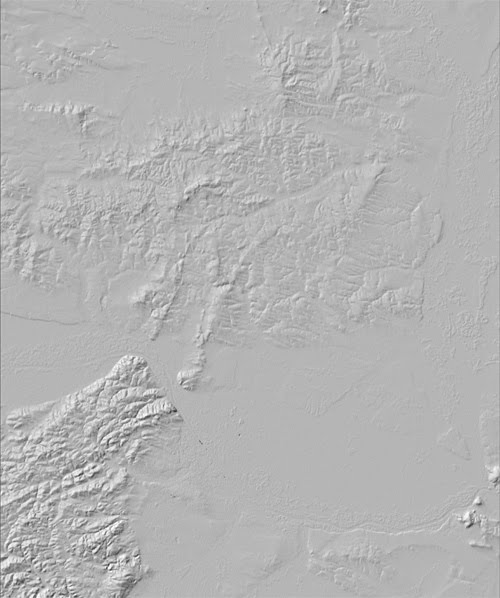
%> input picture Exercise 04/Earth1.jpg, 500 x 598 px
$ octave MyModelForEx4.m   (GNU Octave 9; MATLAB toolbox functions it lacks are replaced by stand-ins)
%> lines starting %> are read from the running program, lines starting %| are printed output that depends on the picture
### Exercise 04/acu2Dpro.m
function recfield=acu2Dpro(model,source,simul);

%  Version 6 - Sep 2020
%  Version 7 - Mar 2021 (random signal) source
% -------------------------------------------------------------------------
%       Acoustic wave equation finite diference simulator
% -------------------------------------------------------------------------
%
% The user defines the velocity model, the source and simulation parameters
% The program displays the "evolving" acoustic pressure field amplitude
% in a movie-like figure (snapshots)
% The user can define an optional set of receivers positions: in this case
% the program outputs the pressure recorded at the receivers
% (seismic traces). The receivers that are out of the model are
% automatically rejected, and so the seismic traces can be less than the
% input receivers: the output structure contains the actual position of the
% 'valid' receivers
%
% -------------------------------------------------------------------------
% 1. Model parameters in structure 'model'
%
% Compulsory parameters
% model.x: vector of x grid coordinates [m], Nx elements
% model.z: vector of z grid coordinates [m], Nz elements
% model.vel: matrix of velocity values [m/s], (Nz,Nx) elements
%
% Optional parameters
% model.recx: vector of x grid coordinates of receivers [m], Nr elements
% model.recz: vector of z grid coordinates of receivers [m], Nr elements
% model.dtrec: max time sampling for rec traces [s]
%
% -------------------------------------------------------------------------
% 2. Source parameters in structure 'source'
% source coordinates are rounded to nearest grid point
% all of them can be vectors, in order to simulate multiple sources
%
% Compulsory parameters
% source.x:  x coordinate of source [m]
% source.z:  z coordinate of source [m]
% source.f0: central frequency of source Ricker wavelet [Hz]
% source.t0: time of source emission (referred to max peak of Ricker)
% source.type: 1 is Ricker, 2 is sinusoid at frequency source.f0
% source.amp: multiplier of source amplitude
%
% -------------------------------------------------------------------------
% 3. Simulation and graphic parameters in structure 'simul'
%
% simul.timeMax:     max simulation time [s]
% simul.borderAlg:   Absorbing boundaries (Yes:1, No:0)
% simul.printRatio:  pressure map shown every printRatio comput. time steps
% simul.higVal:  colormap between -highVal and + highVal (from 0 to 1)
% simul.lowVal:  values between -lowVal and +lowVal zeroed (from 0 to 1)
% simul.bkgVel:  velocity matrix as  a "shadow" in the images (1:yes, 0:no)
%
% Optional parameters
% simul.cmap:    colormap (default 'gray')
%
%-------------%

[Nz,Nx] = size(model.vel);      %calcolo le dimensioni del modello

m0   = zeros(Nz,Nx);      % matrice di simulazione
m1   = zeros(Nz,Nx);      % matrice di simulazione
m2   = zeros(Nz,Nx);      % matrice di simulazione

model.Nx = Nx;
model.Nz = Nz;

vMax = max(max(model.vel));           % velocità massima
vMin = min(min(model.vel));           % velocità minima

dx = model.x(2)-model.x(1);
x0 = model.x(1);
dz = model.z(2)-model.z(1);
z0 = model.z(1);

f0 = source.f0;
t0 = source.t0;
Nsource = numel(source.amp);


dt=0.95*sqrt(1/2)*min(dx,dz)/vMax;  % Campionamento temporale, dalla formula di stabilità

% round source position to nearest point in the velocity grid
for kkk=1:Nsource,
  [MM,Ix_source(kkk)]=min(abs(source.x(kkk)-model.x));
  [MM,Iz_source(kkk)]=min(abs(source.z(kkk)-model.z));
end

recfield               = {};
model.compute_recfield = 0;
saveratio              = 0;
Nr                     = 0;
Nr1                    = 0;

if isfield(model,'recx'),
  Nr  = numel(model.recx);
  Nr1 = 0;
  for k=1:Nr;

    if (model.recx(k)>max(model.x)) || (model.recx(k)<min(model.x)) || ...
        (model.recz(k)>max(model.z)) || (model.recz(k)<min(model.z)),
      disp('Receiver out of model removed')
      continue
    end

    %     model.recIx(k)=Ix_rec;
    %     model.recIz(k)=Iz_rec;
    Nr1=Nr1+1;
    [MM,Ix_rec(Nr1)]=min(abs(model.recx(k)-model.x));
    [MM,Iz_rec(Nr1)]=min(abs(model.recz(k)-model.z));

    recfield.recx(Nr1)=model.x(Ix_rec(Nr1));
    recfield.recz(Nr1)=model.z(Iz_rec(Nr1));

  end

  if Nr1>0;
    model.compute_recfield=1;

    saveratio=max([1 floor(model.dtrec/dt)]);
    Ntrec=round(simul.timeMax/dt/saveratio);

    recfield.data=zeros(Ntrec,Nr1);
    recfield.time=zeros(1,Ntrec);
  end
end

if isfield(simul,'cmap')==0,
  simul.cmap='gray';
end

%----------------
%-- Check data --
%----------------
if  ((dx>(vMin/(max(f0)*2*8)))||(dz>(vMin/(max(f0)*2*8))))
  disp('************** WARNING: CFL condition not fulfilled');
end

for kkk=1:Nsource,
  if (source.x(kkk)>=max(model.x)) || (source.x(kkk)<=min(model.x)) || ...
      (source.z(kkk)>=max(model.z)) || (source.z(kkk)<=min(model.z))
    disp('***** Error: source on the border or out of model');
    return
  end
end

Idx_t  = 0;                   %Idx_t-esimo istante della simulazione
t_rec  = 0;
t_curr = 0;                  %tempo parziale della simulazione [s]

for kkk=1:Nsource,
  if source.type(kkk)==2 | source.type(kkk)==3 ,
    t_source_end(kkk)=simul.timeMax;
    t_source_start(kkk)=t0(kkk);
  elseif source.type(kkk)==1,
    t_source_start(kkk)=t0(kkk)-2*sqrt(6)/(pi*f0(kkk));
    t_source_end(kkk) = 2*sqrt(6)/(pi*f0(kkk))+t0(kkk);
  end
end

%--------------------------------------------------------------------

nv=zeros(size(model.vel));
if (simul.bkgVel==1)
  nv=-(model.vel/max(max(model.vel)))*simul.higVal/3;
end;

figure;
hh.ax=axes('units','normalized','Position',[0.1 0.2 0.8 0.7],'fontsize',8);
hh.text=uicontrol('style','text','units','normalized',...
  'Position',[0.1 0.01 .3 .06],...
  'string','');
hh.pause=uicontrol('style','togglebutton','units','normalized',...
  'Position',[0.45 0.01 .2 .08],...
  'value',0,'string','Pause');
hh.end=uicontrol('style','togglebutton','units','normalized',...
  'Position',[0.7 0.01 .2 .08],...
  'value',0,'string','End');


hh.img=imagesc(model.x,model.z,zeros(size(model.vel)),'parent',hh.ax);
colormap(hh.ax,simul.cmap);

caxis(hh.ax,[-simul.higVal simul.higVal]);
axis(hh.ax,'image');
xlabel(hh.ax,'horizontal axis [m]')
ylabel(hh.ax,'vertical axis [m]')
hold(hh.ax,'on')
if model.compute_recfield==1,
  plot(hh.ax,recfield.recx,recfield.recz,'.r','markersize',8)
end
set(hh.ax,'fontsize',8)
plot(hh.ax,source.x,source.z,'*r','markersize',8)

%--------
%- Core -
%--------
while (t_curr<=simul.timeMax)


  while hh.pause.Value==1;
    pause(.4)
  end

  if hh.end.Value==1;
    break
  end


  %Calcolo l'ondina di Ricker all'istante corrente

  for kkk=1:Nsource,
    app1=Idx_t.*dt-t0(kkk);

    if source.type(kkk)==1,
      y1=2.*(pi.*f0(kkk)).^2;
      r1(kkk)=(1.-y1.*(app1.^2)) .* exp(-y1.*(app1.^2)./2) ;
    elseif source.type(kkk)==2,
      r1(kkk)=sin(2*pi*f0(kkk)*app1);
    elseif source.type(kkk)==3,
      r1(kkk)=randn(1,1);
    end

    r1(kkk)=r1(kkk)*source.amp(kkk);
  end

  %Calcolo i valori della matrice e applico l'ondina di Ricker
  if(mod(Idx_t,3)==0)
    [m0 m1 m2]=fde(m0,m1,m2,model.vel,Nx,Nz,dz,dx,dt,simul.borderAlg);
    for kkk=1:Nsource,
      if t_curr>t_source_start(kkk) & t_curr<t_source_end(kkk),

        m2(Iz_source(kkk),Ix_source(kkk))=r1(kkk); %m2(Iz_source,Ix_source)+r1;
      end
    end

  elseif(mod(Idx_t,3)==1)
    [m1 m2 m0]=fde(m1,m2,m0,model.vel,Nx,Nz,dz,dx,dt,simul.borderAlg);
    for kkk=1:Nsource,
      if t_curr>t_source_start(kkk) & t_curr<t_source_end(kkk),

        m0(Iz_source(kkk),Ix_source(kkk))=r1(kkk); %m2(Iz_source,Ix_source)+r1;
      end
    end
  elseif(mod(Idx_t,3)==2)
    [m2 m0 m1]=fde(m2,m0,m1,model.vel,Nx,Nz,dz,dx,dt,simul.borderAlg);
    for kkk=1:Nsource,
      if t_curr>t_source_start(kkk) & t_curr<t_source_end(kkk),
        m1(Iz_source(kkk),Ix_source(kkk))=r1(kkk); %m2(Iz_source,Ix_source)+r1;
      end
    end
  end
  % figure(1000);
  % plot(t_curr,m1(Ix_source,Iz_source),'o',t_curr,r1,'*')
  % figure(1)
  %Stampo

  % -------------------------------------------------------------------
  % plot snapshot

  if (mod(Idx_t,simul.printRatio)==0)
    if(mod(Idx_t,3)==0)
      set(hh.img,'CData',m2+nv);
    elseif(mod(Idx_t,3)==1)
      set(hh.img,'CData',m0+nv);
    elseif(mod(Idx_t,3)==2)
      set(hh.img,'CData',m1+nv);
    end


    timeParStr=sprintf( 'Time = %0.5f [s] of %0.1f', [t_curr simul.timeMax]);
    hh.text.String=timeParStr;
    pause(1e-4)
  end
  drawnow
  % [24 lines of commented-out code are left out]

  Idx_t=Idx_t+1;        %incremento il contatore della simulazione
  t_curr=t_curr+dt;     %incremento di un dt il tempo della simulazione

  %   timeParStr=sprintf( 'Time = %0.5f [s]', t_curr);
  %   hh.text.String=timeParStr;
  %   pause(1e-4)
  %   drawnow


  if model.compute_recfield==1 & (mod(Idx_t,saveratio)==0) ,
    if(mod(Idx_t,3)==0)
      recsample=m2(sub2ind([Nz Nx],Iz_rec,Ix_rec));
    elseif(mod(Idx_t,3)==1)
      recsample=m0(sub2ind([Nz Nx],Iz_rec,Ix_rec));
    elseif(mod(Idx_t,3)==2)
      recsample=m1(sub2ind([Nz Nx],Iz_rec,Ix_rec));
    end

    t_rec=t_rec+1;
    recfield.data(t_rec,:) = recsample(:)';
    recfield.time(t_rec)   = t_curr(:);

  end


end

delete(hh.end)
delete(hh.pause)

if model.compute_recfield==1,
  recfield.data=recfield.data(1:t_rec,:);
  recfield.time=recfield.time(1:t_rec);
end


return
end

### Exercise 04/MyModelForEx4.m
% -------------------------------------------------------------------------
%       Acoustic wave equation finite difference simulator
% -------------------------------------------------------------------------

% --------------------------------------------------
% Create your own model and example....
% --------------------------------------------------
% ----------------------------------------
% 1. Model parameters

% model=load('marmousi');
vel2 = imread ('Earth1.jpg');
%> vel2 is the input picture: size 598x500x3 uint8; min 49, max 255, mean 179.7
vel2 = rgb2gray (vel2);
%> vel2: size 598x500 uint8
figure, imshow (rot90(vel2));
%> after `imshow (rot90(vel2))`:
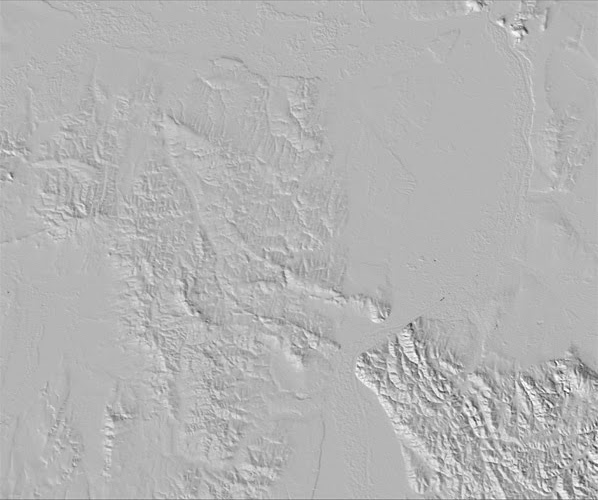
%> displayed picture: size 500x598, on the screen's scale of 0 to 255; min 49, max 255, mean 179.7; mean of the top-left, top-right, bottom-left and bottom-right quarters 180, 180.5, 180.1, 178.1
title ('Converted image');
vel = im2double(vel2);  % convert to double
vel = round (rot90 (vel*3333),-3); % multiply by 3333 to increase the contrast
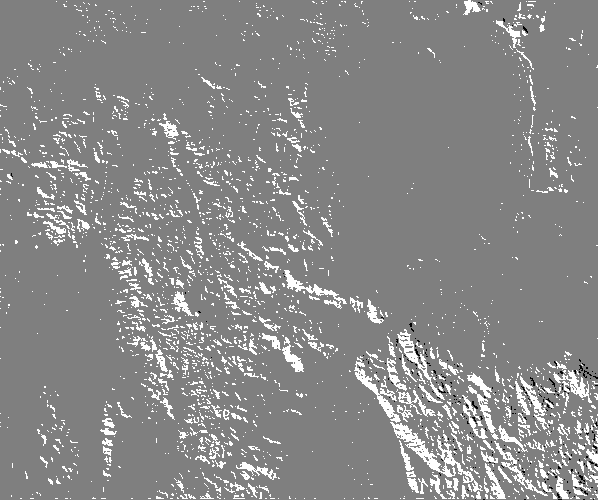
%> vel: size 500x598 double; min 1000, max 3000, mean 2080.8; drawn with min black and max white
                                   % also round it to multiplication of
                                   % 1000 in order to be like the
                                   % "marmousi" dataset
save('MyModel.mat','vel');
model = load ("MyModel");


[Nz,Nx]=size(model.vel);

dx=5;
dz=5;

model.x   = (0:Nx-1)*dx;
model.z   = (0:Nz-1)*dz;

% optional receivers in (recx, recz)
% the program round the position on the velocity grid

model.recx  = [50:100:model.x(end)];
Nreceivers  = numel(model.recx);

model.recz  = ones(1,Nreceivers) * 20;
model.dtrec = 0.004;

% ----------------------------------------
% 2. Source parameters

source.x=400;
source.z=250;
source.f0=5;
source.t0=0.1;
source.type=1;
source.amp=1;

% ----------------------------------------
% 3. Simulation and graphic parameters in structure simul

simul.borderAlg=1;
simul.timeMax=3.5;

simul.printRatio=10;
simul.higVal=.03;
simul.lowVal=0.001;
simul.bkgVel=1;

simul.cmap='gray';   % gray, cool, hot, parula, hsv

% ----------------------------------------
% 4. Program call

recfield=acu2Dpro(model,source,simul);
%> in acu2Dpro, `plot(hh.ax,source.x,source.z,'*r','markersize',8)`:
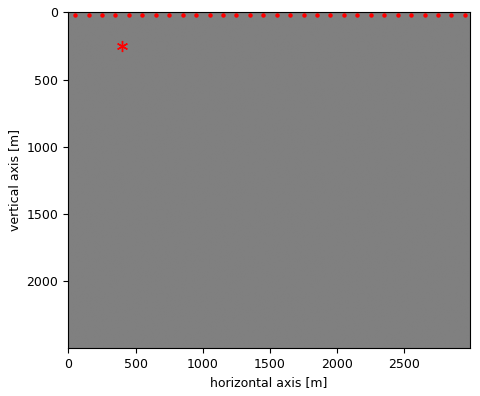
%> figure redrawn from the program's plot data
%> the run ends on the next line
